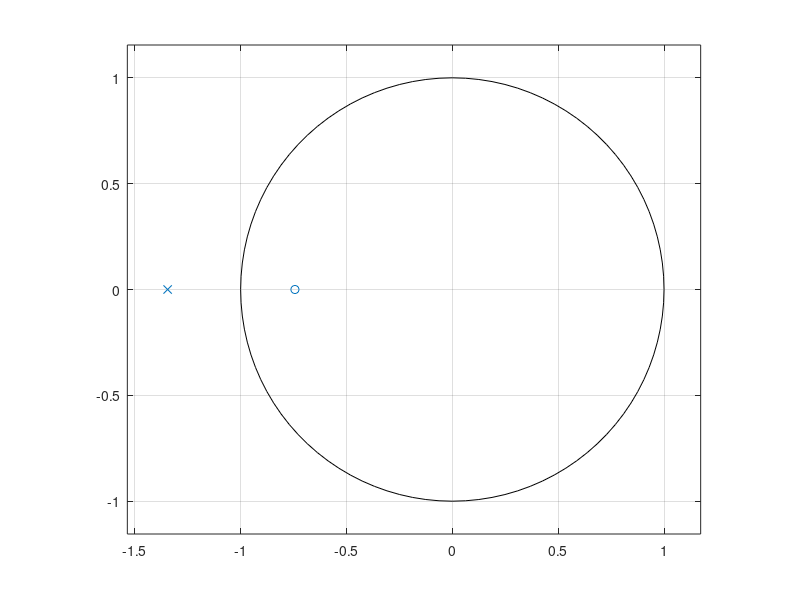
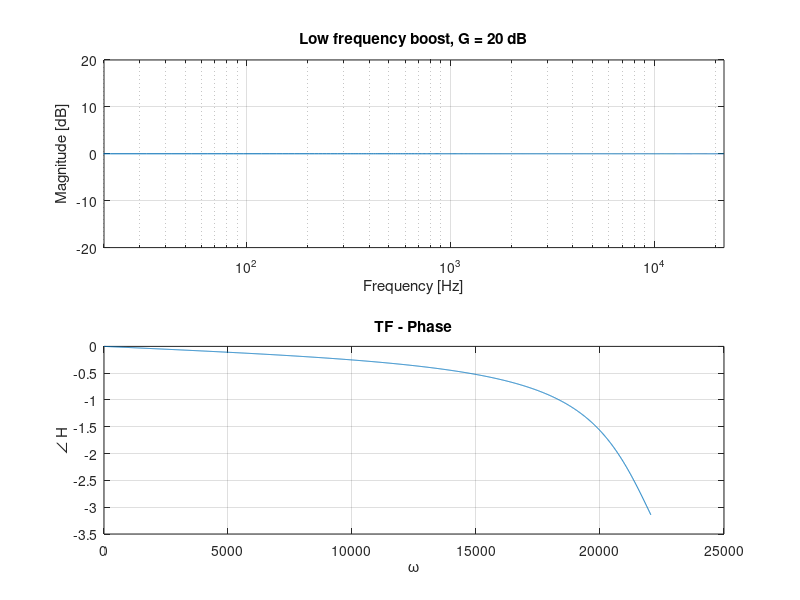

Source code (MATLAB) for these figures, in order:
%% First order shelving filter
%  Lucio Bianchi - 03/04/2015

clear
close all
clc

%% Parameters
fs = 44100; % sampling frequency [Hz]
Nfft = 4096; % number of FFT bins
f = 0:fs/Nfft:fs-fs/Nfft;

%% Low frequency shelving
fc = 20000; % cutoff frequency [Hz]
Wc = 2*pi*fc/fs; % normalized cutoff frequency

% Boost
G = 20; % logarithmic gain [dB]
V0 = 10^(G/20);
H0 = V0-1;

a1 = (tan(Wc/2)-1) / (tan(Wc/2)+1);

num = [a1, 1];
den = [1, a1];
zplane(den, num);
H = freqz(num, den, f(1:Nfft/2+1), fs);

figure,
subplot(2,1,1)
semilogx(f(1:Nfft/2+1), 20*log10(abs(H))), grid, title(['Low frequency boost, G = ' num2str(G) ' dB'])
xlabel('Frequency [Hz]'), ylabel('Magnitude [dB]')
axis([20 f(Nfft/2+1) -20 20])

subplot(2,1,2)
plot(f(1:Nfft/2+1), angle(H));
ylabel('\angle H'); % label left y-axis
xlabel('\omega'); % label x-axis
title('TF - Phase');
grid on

